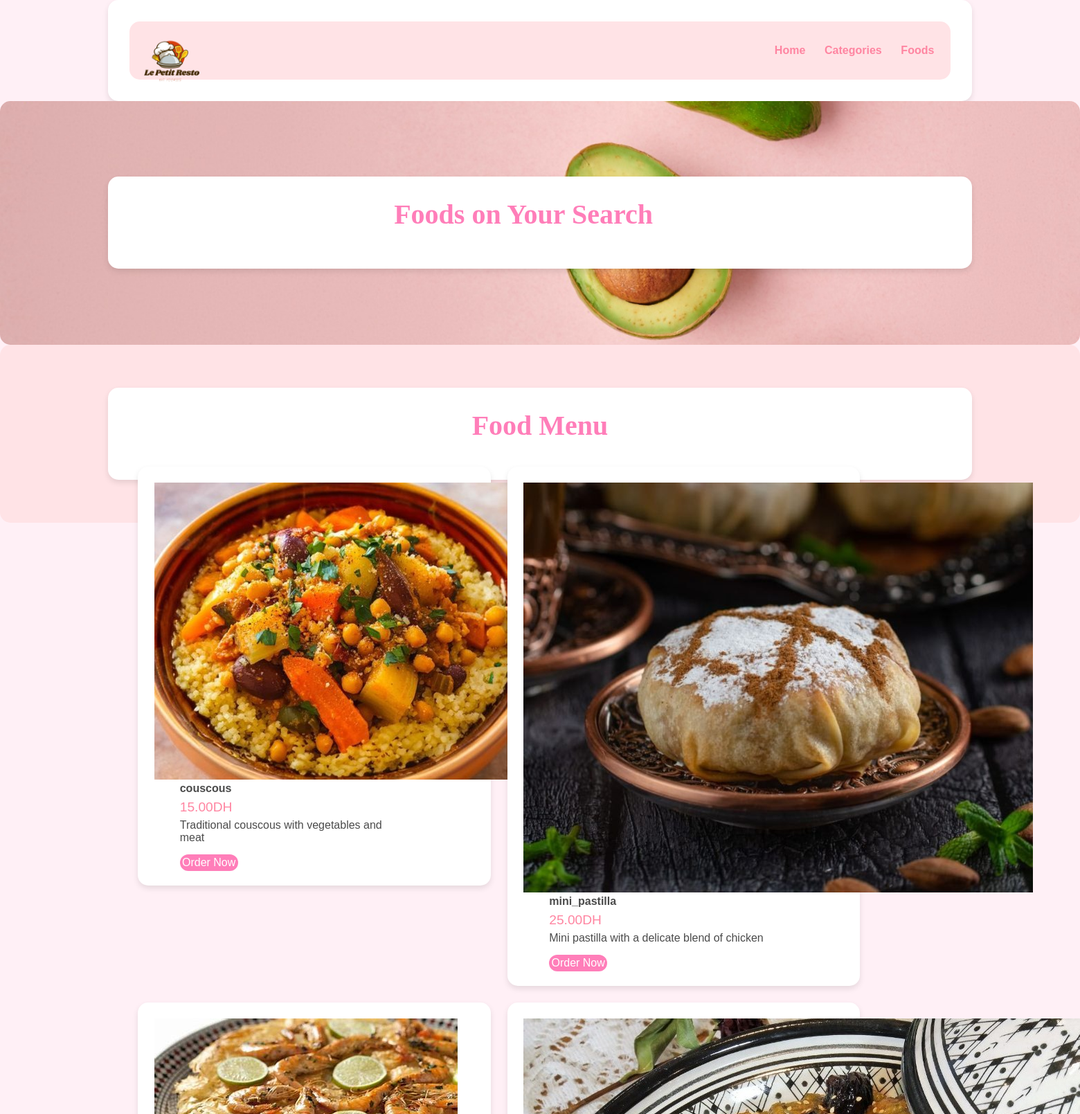
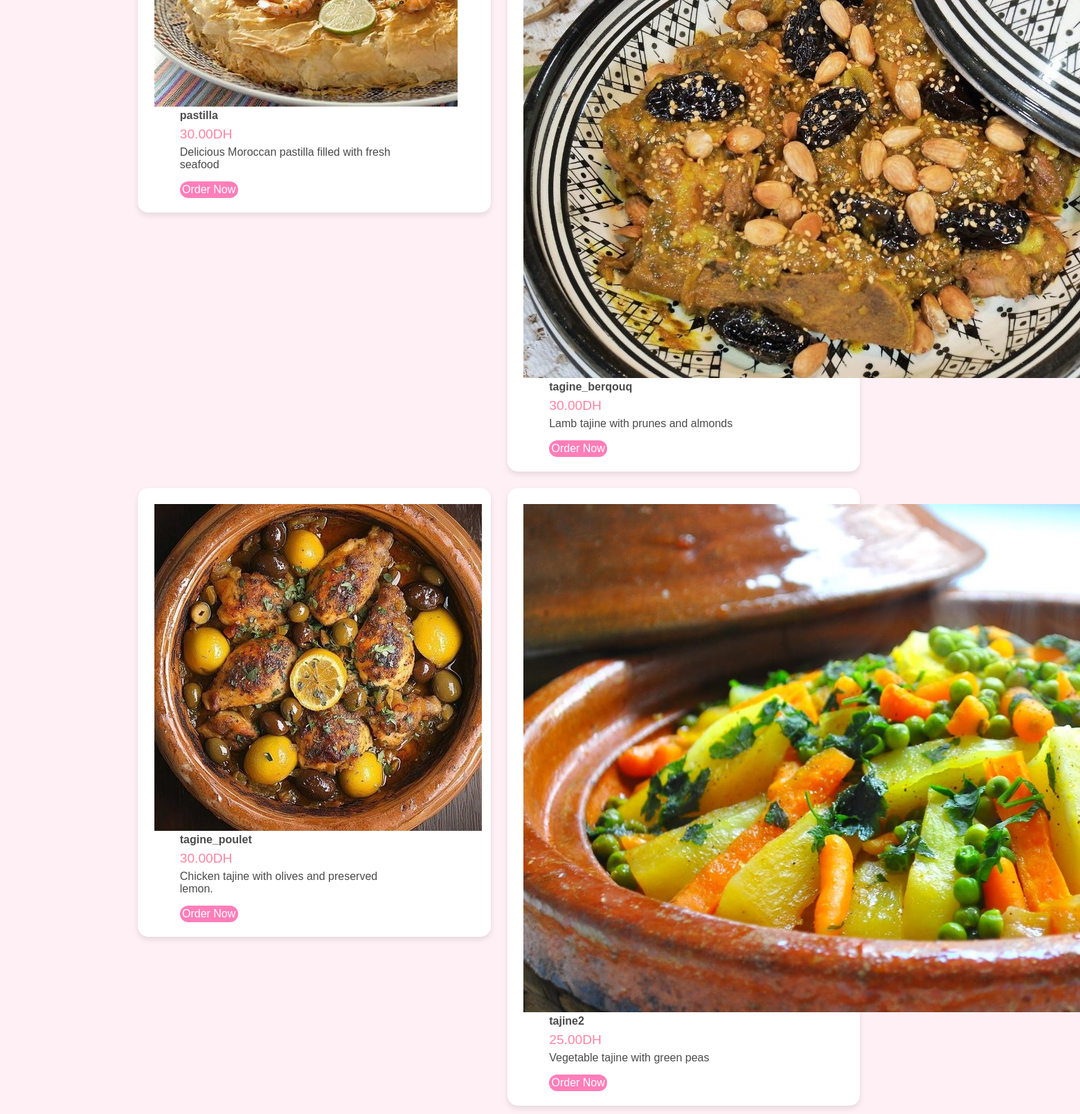
The page /food-search.php on the database its author committed (2 pictures, top to bottom).
### tables this page shows
CREATE TABLE tbl_food (
  id int(10) UNSIGNED NOT NULL AUTO_INCREMENT,
  title varchar(100) NOT NULL,
  description text NOT NULL,
  price decimal(10,2) NOT NULL,
  image_name varchar(255) NOT NULL,
  category_id int(10) UNSIGNED NOT NULL,
  featured varchar(10) NOT NULL,
  active varchar(10) NOT NULL,
  PRIMARY KEY (id),
  FOREIGN KEY (category_id) REFERENCES tbl_category(id)
);

### food-search.php (the view, shortened to what this page needs)
<?php include('partials-front/menu.php'); ?>
<section class="food-search text-center">
    <div class="container">
        <?php
            $search = mysqli_real_escape_string($conn, $_POST['search']);
        ?>
        <h2>Foods on Your Search <a href="#" class="text-white">"<?php echo $search; ?>"</a></h2>
    </div>
</section>
<section class="food-menu">
    <div class="container">
        <h2 class="text-center">Food Menu</h2>
        <?php
            $sql = "SELECT * FROM tbl_food WHERE title LIKE '%$search%' OR description LIKE '%$search%'";
            $res = mysqli_query($conn, $sql);
            $count = mysqli_num_rows($res);
            if($count>0)
            {
                while($row=mysqli_fetch_assoc($res))
                {
                    $id = $row['id'];
                    $title = $row['title'];
                    $price = $row['price'];
                    $description = $row['description'];
                    $image_name = $row['image_name'];
                    ?>
                    <div class="food-menu-box">
                        <div class="image-container">
                            <?php
                                if($image_name=="")
                                {
                                    echo "<div class='error'>Image not Available.</div>";
                                }
                                else
                                {
                                    ?>
                                    <img src="<?php echo SITEURL; ?>images/food/<?php echo $image_name; ?>" alt="<?php echo $title; ?> class="img-responsive img-curve">
                                    <?php
                                }
                            ?>
                        </div>
                        <div class="food-menu-desc">
                            <h4><?php echo $title; ?></h4>
                            <p class="food-price"><?php echo $price; ?>DH</p>
                            <p class="food-detail">
                                <?php echo $description; ?>
                            </p>
                            <br>
                            <a href="<?php echo SITEURL; ?>order.php?food_id=<?php echo $id; ?>" class="btn btn-primary">Order Now</a>
                        </div>
                    </div>
                    <?php
                }
            }
            else
            {
                echo "<div class='error'>Food not found.</div>";
            }
        ?>
    </div>
</section>

### css/style.css (style rules this page uses)
* { margin: 0; padding: 0; font-family: 'Poppins', sans-serif; box-sizing: border-box; }
body { background-color: #fff0f6; color: #4b4b4b; }
h2 { color: #ff7eb9; font-size: 2.5rem; font-family: 'Dancing Script', cursive; margin-bottom: 2%; text-align: center; }
.container { width: 80%; margin: 0 auto; padding: 2%; background-color: #fff; border-radius: 15px; box-shadow: 0px 4px 8px rgba(0, 0, 0, 0.1); }
.text-center { text-align: center; }
.text-white { color: white; }
a { color: #ff85a1; text-decoration: none; transition: color 0.3s; }
.btn { padding: 1%; border: none; font-size: 1rem; border-radius: 25px; transition: 0.3s; text-align: center; }
.btn-primary { background-color: #ff7eb9; color: white; cursor: pointer; }
.food-search { background-image: url(../images/bg.jpg); background-size: cover; background-repeat: no-repeat; background-position: center; padding: 7% 0; border-radius: 15px; }
.food-menu { background-color: #ffe3e6; padding: 4% 0; border-radius: 15px; }
.food-menu-box { width: 43%; margin: 1%; padding: 2%; float: left; background-color: #fff; border-radius: 15px; box-shadow: 0px 4px 8px rgba(0, 0, 0, 0.1); }
.food-menu-desc { width: 70%; float: left; margin-left: 8%; }
.food-price { font-size: 1.2rem; margin: 2% 0; color: #ff85a1; }

### rows shown on the page
tbl_food: image_name+title (picture), title "couscous", price "15.00", description "Traditional couscous with vegetables and meat"
tbl_food: image_name+title (picture), title "mini_pastilla", price "25.00", description "Mini pastilla with a delicate blend of chicken"
tbl_food: image_name+title (picture), title "pastilla", price "30.00", description "Delicious Moroccan pastilla filled with fresh seafood"
tbl_food: image_name+title (picture), title "tagine_berqouq", price "30.00", description "Lamb tajine with prunes and almonds"
tbl_food: image_name+title (picture), title "tagine_poulet", price "30.00", description "Chicken tajine with olives and preserved lemon."
tbl_food: image_name+title (picture), title "tajine2", price "25.00", description "Vegetable tajine with green peas"
